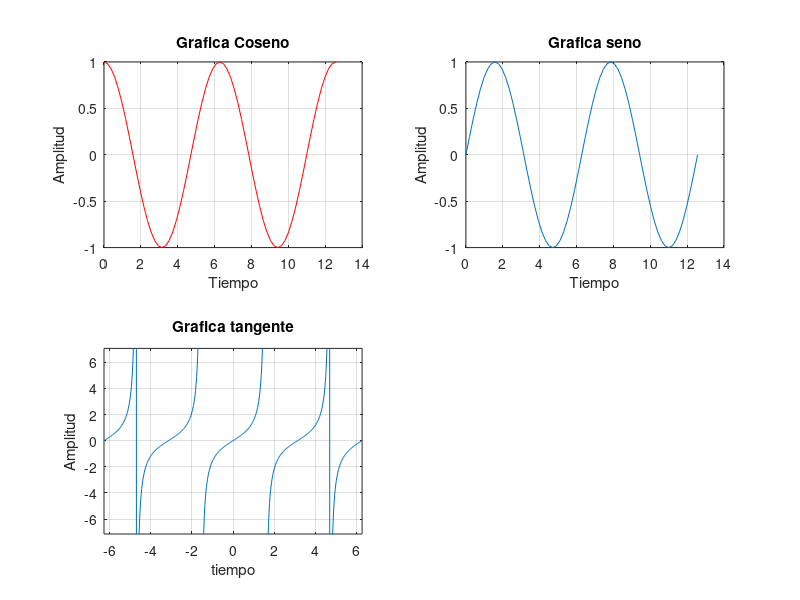

Reproduce this figure in MATLAB.
%funciones trigonometricas
clc, close all , close all
T=2*pi; %Periodo de 0.5 segundos
f= 1/T; %frecuencia de 1/T
t=0:1/(f*32):4*pi;%Tiempo desde o a 1 con paso fraccionario de 1/100
pha=0;
A=1; %amplitud de 1

x=A*cos(2*pi*f*t+pha);%funcion coseno
y=A*sin(2*pi*f*t+pha);%funcion seno
f1=@(t) tan(t);% @(t) significa que f1 es una funcion de t

%graficas
subplot(2,2,1) %para dividir las graficas, matriz dos por dos en el primer cuadrante
plot(t,x,'r') %comando que grafica la funcion
title('Grafica Coseno') %titulo grafica
xlabel('Tiempo')
ylabel('Amplitud')
grid on

subplot(2,2,2) %para dividir las graficas, matriz dos por dos en el primer cuadrante
plot(t,y) %comando que grafica la funcion
title('Grafica seno') %titulo grafica
xlabel('Tiempo')
ylabel('Amplitud')
grid on

subplot(2,2,3) %matriz dos por dos en el 3 cuadrante
ezplot(f1,[-2*pi,2*pi]); %ezplot (funcion,[min, max])
title('Grafica tangente') %titulo grafica
xlabel('tiempo')
ylabel('Amplitud')
grid on
